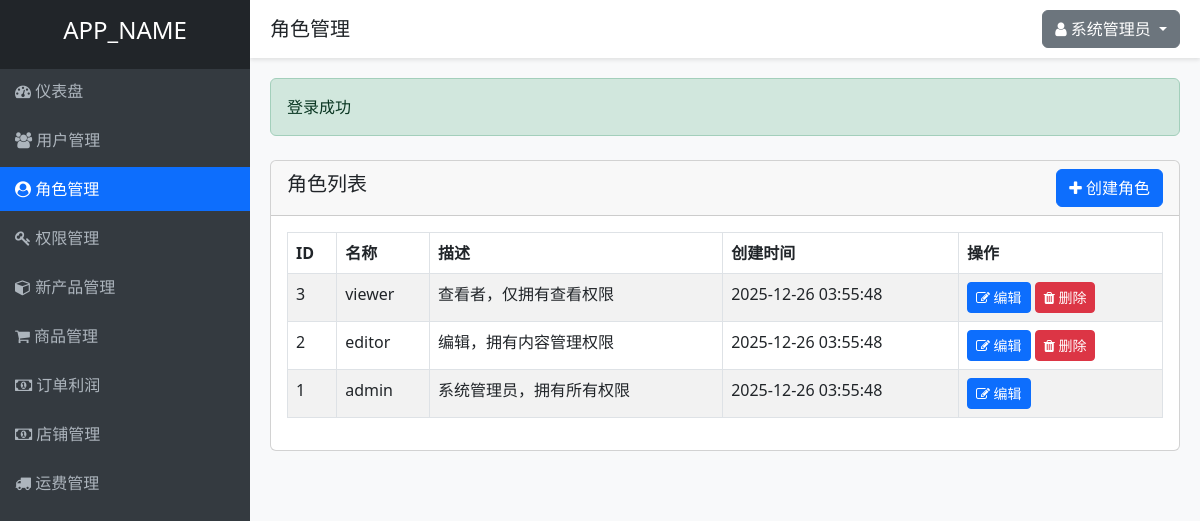
The app's page /roles.php (signed in) with its own data.
### tables this page shows
CREATE TABLE IF NOT EXISTS roles (
    id INT AUTO_INCREMENT PRIMARY KEY,
    name VARCHAR(50) NOT NULL UNIQUE,
    description TEXT,
    created_at TIMESTAMP DEFAULT CURRENT_TIMESTAMP,
    updated_at TIMESTAMP DEFAULT CURRENT_TIMESTAMP ON UPDATE CURRENT_TIMESTAMP
);

### controllers/RoleController.php (called while the page is built, shortened)
<?php
require_once APP_ROOT . '/models/Role.php';
require_once APP_ROOT . '/models/Permission.php';
require_once APP_ROOT . '/helpers/functions.php';
class RoleController {
    private $roleModel;
    public function __construct() {
        $this->roleModel = new Role();
    }
    public function index() {
        $roles = $this->roleModel->getAll();
        include VIEWS_DIR . '/layouts/header.php';
        include VIEWS_DIR . '/roles/index.php';
        include VIEWS_DIR . '/layouts/footer.php';
    }
}
?>

### helpers/functions.php (called while the page is built, shortened)
<?php
function isLoggedIn() {
    return isset($_SESSION['user_id']);
}
function getCurrentUserId() {
    return $_SESSION['user_id'] ?? null;
}
function hasPermission($permissionSlug) {
    require_once APP_ROOT . '/models/Permission.php';
    $permissionModel = new Permission();
    return $permissionModel->checkUserPermission(getCurrentUserId(), $permissionSlug);
}
?>

### includes/database.php (called while the page is built, shortened)
<?php
class Database {
    private static $instance = null;
    private $conn;
    private function __construct() {
        try {
            $this->conn = new PDO(
                "mysql:host=" . DB_HOST . ";dbname=" . DB_NAME . ";charset=utf8",
                DB_USER,
                DB_PASS,
                [
                    PDO::ATTR_ERRMODE => PDO::ERRMODE_EXCEPTION,
                    PDO::ATTR_DEFAULT_FETCH_MODE => PDO::FETCH_ASSOC,
                    PDO::ATTR_EMULATE_PREPARES => false
                ]
            );
        } catch(PDOException $e) {
            die("数据库连接失败: " . $e->getMessage());
        }
    }
    public static function getInstance() {
        if(self::$instance === null) {
            self::$instance = new Database();
        }
        return self::$instance;
    }
    public function query($sql, $params = []) {
        $stmt = $this->conn->prepare($sql);
        $stmt->execute($params);
        return $stmt;
    }
}
?>

### models/Permission.php (called while the page is built, shortened)
<?php
require_once APP_ROOT . '/includes/database.php';
class Permission {
    private $db;
    public function __construct() {
        $this->db = Database::getInstance();
    }
    public function checkUserPermission($userId, $permissionSlug) {
        $sql = "SELECT COUNT(*) as count FROM permissions p
                JOIN role_permissions rp ON p.id = rp.permission_id
                JOIN user_roles ur ON rp.role_id = ur.role_id
                WHERE ur.user_id = ? AND p.slug = ?";
        $stmt = $this->db->query($sql, [$userId, $permissionSlug]);
        $result = $stmt->fetch();
        return $result['count'] > 0;
    }
}
?>

### models/Role.php (called while the page is built, shortened)
<?php
require_once APP_ROOT . '/includes/database.php';
class Role {
    private $db;
    public function __construct() {
        $this->db = Database::getInstance();
    }
    public function getAll() {
        $sql = "SELECT * FROM roles ORDER BY id DESC";
        $stmt = $this->db->query($sql);
        return $stmt->fetchAll();
    }
}
?>

### views/roles/index.php (the view)
<div class="row mt-4">
    <div class="col-md-12">
        <div class="card">
            <div class="card-header d-flex justify-content-between align-items-center">
                <h5>角色列表</h5>
                <?php if (hasPermission('roles.create')): ?>
                    <a href="<?php echo APP_URL; ?>/roles.php?action=create" class="btn btn-primary">
                        <i class="fa fa-plus"></i> 创建角色
                    </a>
                <?php endif; ?>
            </div>
            <div class="card-body">
                <table class="table table-bordered table-striped">
                    <thead>
                        <tr>
                            <th>ID</th>
                            <th>名称</th>
                            <th>描述</th>
                            <th>创建时间</th>
                            <th>操作</th>
                        </tr>
                    </thead>
                    <tbody>
                        <?php foreach ($roles as $role): ?>
                            <tr>
                                <td><?php echo $role['id']; ?></td>
                                <td><?php echo $role['name']; ?></td>
                                <td><?php echo $role['description']; ?></td>
                                <td><?php echo $role['created_at']; ?></td>
                                <td>
                                    <?php if (hasPermission('roles.edit')): ?>
                                        <a href="<?php echo APP_URL; ?>/roles.php?action=edit&id=<?php echo $role['id']; ?>" class="btn btn-sm btn-primary">
                                            <i class="fa fa-edit"></i> 编辑
                                        </a>
                                    <?php endif; ?>
                                    <?php if (hasPermission('roles.delete') && $role['name'] !== 'admin'): ?>
                                        <a href="<?php echo APP_URL; ?>/roles.php?action=delete&id=<?php echo $role['id']; ?>" class="btn btn-sm btn-danger" onclick="return confirm('确定要删除这个角色吗？');">
                                            <i class="fa fa-trash"></i> 删除
                                        </a>
                                    <?php endif; ?>
                                </td>
                            </tr>
                        <?php endforeach; ?>
                    </tbody>
                </table>
            </div>
        </div>
    </div>
</div>

### views/layouts/header.php (style rules this page uses)
body { background-color: #f8f9fa; }

### records on screen
roles: id "3", name "viewer", description "查看者，仅拥有查看权限", created_at "2025-12-26 03:55:48"
roles: id "2", name "editor", description "编辑，拥有内容管理权限", created_at "2025-12-26 03:55:48"
roles: id "1", name "admin", description "系统管理员，拥有所有权限", created_at "2025-12-26 03:55:48"

### other values on screen
APP_NAME "APP_NAME"
$title "角色管理"
$_SESSION['full_name'] "系统管理员"
$success "登录成功"
